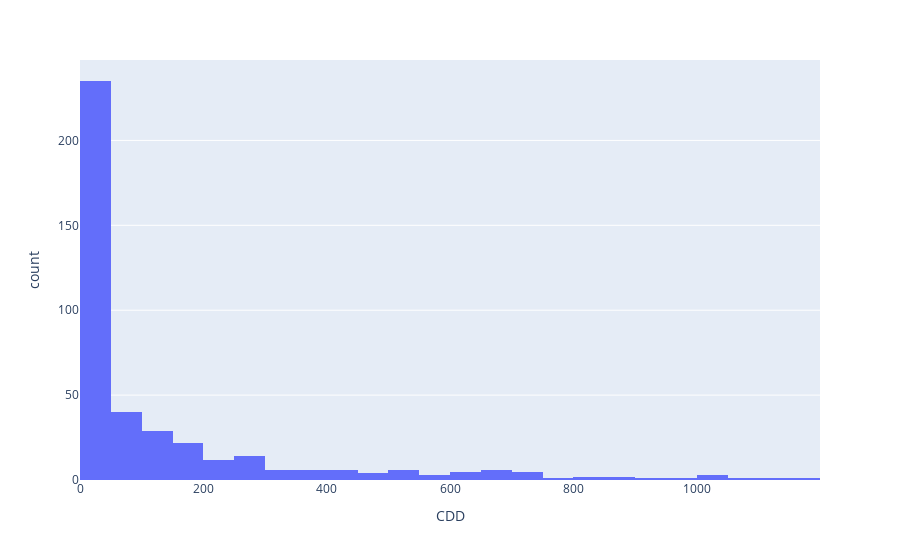

Notebook code cell kept with this figure:
### Code cell
fig = px.histogram(data_clean2, x="CDD")
fig.show()

### Figure 1 — Plotly figure (JSON) as saved in the notebook; plotly's stock layout.template omitted (floating-point values rounded to 4 significant figures; data arrays with more than 128 entries replaced by an {"elided": "..."} marker saying what was removed)
{"data": [{"alignmentgroup": "True", "bingroup": "x", "hovertemplate": "CDD=%{x}<br>count=%{y}<extra></extra>", "legendgroup": "", "marker": {"color": "#636efa"}, "name": "", "offsetgroup": "", "orientation": "v", "showlegend": false, "type": "histogram", "x": {"elided": "412 int values"}, "xaxis": "x", "yaxis": "y"}], "layout": {"barmode": "relative", "legend": {"tracegroupgap": 0}, "margin": {"t": 60}, "xaxis": {"anchor": "y", "domain": [0, 1], "title": {"text": "CDD"}}, "yaxis": {"anchor": "x", "domain": [0, 1], "title": {"text": "count"}}}}
